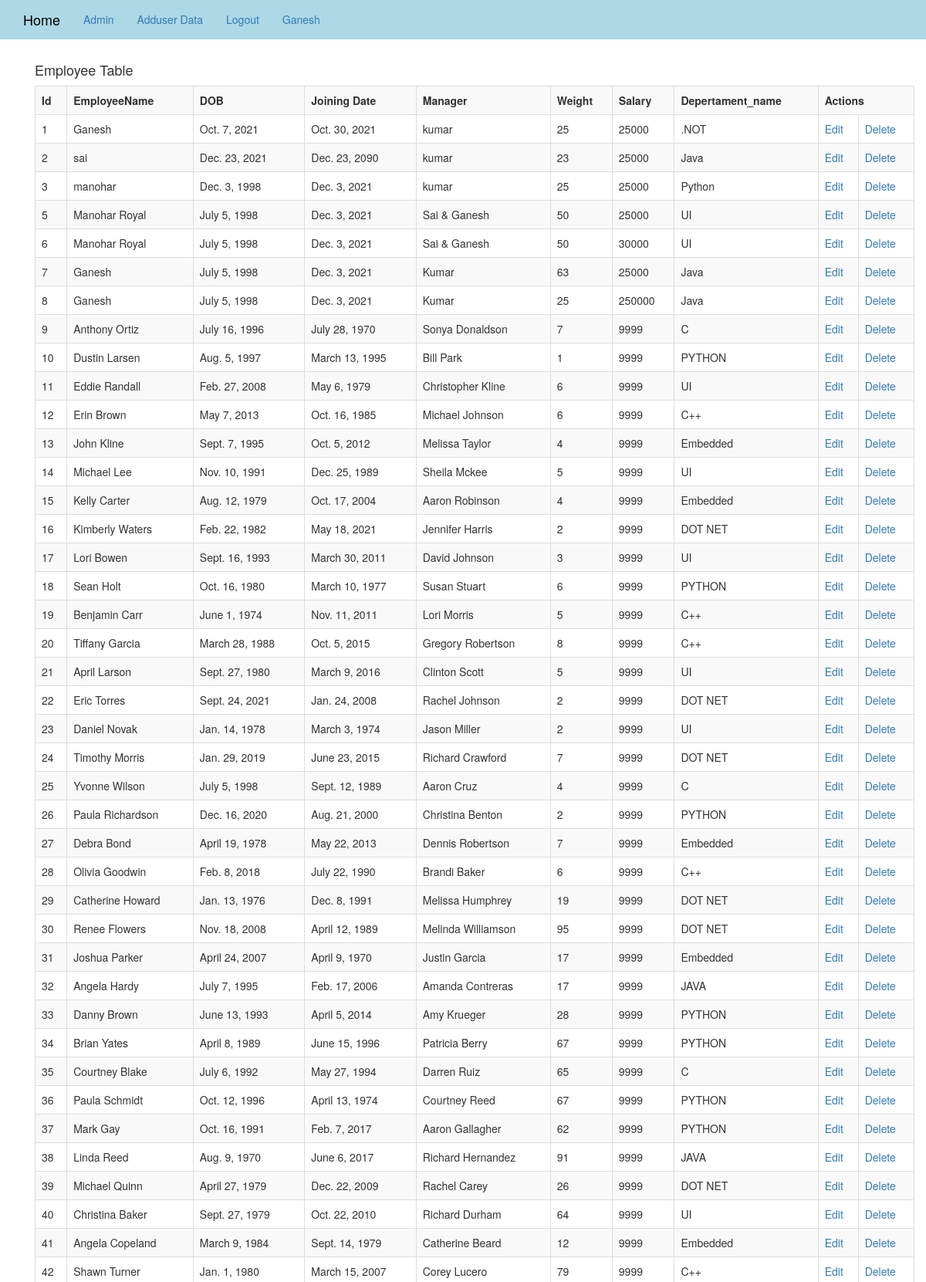
The app's page /list/ (signed in, upper part) with its own data.
### layout/models.py (models this page shows, shortened)
class Employee(models.Model):
    employee_name=models.CharField(max_length=250)
    dob=models.DateField()
    joining_date=models.DateField()
    manager=models.CharField(max_length=250)
    weight=models.IntegerField()
    salary=models.BigIntegerField()
    department=models.ForeignKey(Department,on_delete=models.CASCADE)
    city=models.CharField(max_length=250)

class Department(models.Model):
    department_name=models.CharField(max_length=50)
    def __str__(self):
        return self.department_name

### layout/views.py (the view)
# urls.py: path('list/',views.list,name='list'),
def list(request):
    emp=Employee.objects.all()
    dep=Department.objects.all()
    return render(request,'list.html',{'emp':emp,'dep':dep})

### Templates/list.html (shortened to what this page needs)
<!DOCTYPE html>
{% extends 'index.html' %}
{% block body_block %}
<div class="container">
    <h4 style=""text=-align:cnter;">Employee Table</h4>
    <table class="table table-striped table-bordered table-sm">
        <tr>
            <th>Id</th>
            <th>EmployeeName</th>
            <th>DOB</th>
            <th>Joining Date</th>
            <th>Manager</th>
            <th>Weight</th>
            <th>Salary</th>
            <th>Depertament_name</th>
            <th colspan="2">Actions</th>
        </tr>
        {% for i in emp %}
        <tr>
            <td>{{i.id}}</td>
            <td>{{i.employee_name}}</td>
            <td>{{i.dob}}</td>
            <td>{{i.joining_date}}</td>
            <td>{{i.manager}}</td>
            <td>{{i.weight}}</td>
            <td>{{i.salary}}</td>
            <td>{{i.department}}</td>
            <td><a href="{% url 'edit' i.id %}" >Edit</a></td>
            <td><a href="{% url 'delete' i.id %}">Delete</a></td>
        </tr>
        {% endfor %}
    </table>
</div>
{% endblock %}

### Templates/index.html (shortened to what this page needs)
{% load static %}
<!DOCTYPE html>
<html lang="en">
<head>
  <link rel="stylesheet" href="https://maxcdn.bootstrapcdn.com/bootstrap/3.3.7/css/bootstrap.min.css" />
  <link rel="stylesheet" href="https://cdnjs.cloudflare.com/ajax/libs/font-awesome/4.7.0/css/font-awesome.min.css">
    <link rel="stylesheet" href="https://stackpath.bootstrapcdn.com/bootstrap/3.4.1/css/bootstrap.min.css">
</head>
<body>
<nav class="navbar  navbar-custom navbar-static-top"  >
    <div class="container">
        <ul class="nav navbar-nav">
            <li><a class="navbar-brand" href="{% url 'main' %}">Home</a> </li>
            <li><a class="navbar-link"  href="{% url 'admin:index' %}">Admin</a></li>
            {% if user.is_authenticated %}
            <li><a class="navbar-link"  href="{% url 'adduser' %}">Adduser Data</a></li>
            {% endif %}
            {% if user.is_authenticated %}
            <li><a class="navabar-link" href="{% url 'user_logout' %}">Logout</a> </li>
            <li><a class="navbar-text-right"  href="{% url 'main' %}">{{user.username}}</a></li>
            {% else %}
             <li><a class="navbar-link"  href="{% url 'register' %}">Register</a></li>
            <li><a class="navbar-link" href="{% url 'login' %}">Login</a> </li>
            {% endif %}
        </ul>
    </div>
</nav>
<div class="container">
{% block body_block %}
{% endblock %}
</div>
</body>
</html>

### Templates/index.html (style rules this page uses)
.navbar-custom { background-color: lightblue; }
.navbar-custom .navbar-brand, .navbar-custom .navbar-text { color:black; }

### records on screen
Employee: id "1", employee_name "Ganesh", dob "Oct. 7, 2021", joining_date "Oct. 30, 2021", manager "kumar", weight "25", salary "25000", department ".NOT"
Employee: id "2", employee_name "sai", dob "Dec. 23, 2021", joining_date "Dec. 23, 2090", manager "kumar", weight "23", salary "25000", department "Java"
Employee: id "3", employee_name "manohar", dob "Dec. 3, 1998", joining_date "Dec. 3, 2021", manager "kumar", weight "25", salary "25000", department "Python"
Employee: id "5", employee_name "Manohar Royal", dob "July 5, 1998", joining_date "Dec. 3, 2021", manager "Sai & Ganesh", weight "50", salary "25000", department "UI"
Employee: id "6", employee_name "Manohar Royal", dob "July 5, 1998", joining_date "Dec. 3, 2021", manager "Sai & Ganesh", weight "50", salary "30000", department "UI"
Employee: id "7", employee_name "Ganesh", dob "July 5, 1998", joining_date "Dec. 3, 2021", manager "Kumar", weight "63", salary "25000", department "Java"
Employee: id "8", employee_name "Ganesh", dob "July 5, 1998", joining_date "Dec. 3, 2021", manager "Kumar", weight "25", salary "250000", department "Java"
Employee: id "9", employee_name "Anthony Ortiz", dob "July 16, 1996", joining_date "July 28, 1970", manager "Sonya Donaldson", weight "7", salary "9999", department "C"
Employee: id "10", employee_name "Dustin Larsen", dob "Aug. 5, 1997", joining_date "March 13, 1995", manager "Bill Park", weight "1", salary "9999", department "PYTHON"
Employee: id "11", employee_name "Eddie Randall", dob "Feb. 27, 2008", joining_date "May 6, 1979", manager "Christopher Kline", weight "6", salary "9999", department "UI"
Employee: id "12", employee_name "Erin Brown", dob "May 7, 2013", joining_date "Oct. 16, 1985", manager "Michael Johnson", weight "6", salary "9999", department "C++"
Employee: id "13", employee_name "John Kline", dob "Sept. 7, 1995", joining_date "Oct. 5, 2012", manager "Melissa Taylor", weight "4", salary "9999", department "Embedded"
Employee: id "14", employee_name "Michael Lee", dob "Nov. 10, 1991", joining_date "Dec. 25, 1989", manager "Sheila Mckee", weight "5", salary "9999", department "UI"
Employee: id "15", employee_name "Kelly Carter", dob "Aug. 12, 1979", joining_date "Oct. 17, 2004", manager "Aaron Robinson", weight "4", salary "9999", department "Embedded"
Employee: id "16", employee_name "Kimberly Waters", dob "Feb. 22, 1982", joining_date "May 18, 2021", manager "Jennifer Harris", weight "2", salary "9999", department "DOT NET"
Employee: id "17", employee_name "Lori Bowen", dob "Sept. 16, 1993", joining_date "March 30, 2011", manager "David Johnson", weight "3", salary "9999", department "UI"
Employee: id "18", employee_name "Sean Holt", dob "Oct. 16, 1980", joining_date "March 10, 1977", manager "Susan Stuart", weight "6", salary "9999", department "PYTHON"
Employee: id "19", employee_name "Benjamin Carr", dob "June 1, 1974", joining_date "Nov. 11, 2011", manager "Lori Morris", weight "5", salary "9999", department "C++"
Employee: id "20", employee_name "Tiffany Garcia", dob "March 28, 1988", joining_date "Oct. 5, 2015", manager "Gregory Robertson", weight "8", salary "9999", department "C++"
Employee: id "21", employee_name "April Larson", dob "Sept. 27, 1980", joining_date "March 9, 2016", manager "Clinton Scott", weight "5", salary "9999", department "UI"
Employee: id "22", employee_name "Eric Torres", dob "Sept. 24, 2021", joining_date "Jan. 24, 2008", manager "Rachel Johnson", weight "2", salary "9999", department "DOT NET"
Employee: id "23", employee_name "Daniel Novak", dob "Jan. 14, 1978", joining_date "March 3, 1974", manager "Jason Miller", weight "2", salary "9999", department "UI"
Employee: id "24", employee_name "Timothy Morris", dob "Jan. 29, 2019", joining_date "June 23, 2015", manager "Richard Crawford", weight "7", salary "9999", department "DOT NET"
Employee: id "25", employee_name "Yvonne Wilson", dob "July 5, 1998", joining_date "Sept. 12, 1989", manager "Aaron Cruz", weight "4", salary "9999", department "C"
Employee: id "26", employee_name "Paula Richardson", dob "Dec. 16, 2020", joining_date "Aug. 21, 2000", manager "Christina Benton", weight "2", salary "9999", department "PYTHON"
Employee: id "27", employee_name "Debra Bond", dob "April 19, 1978", joining_date "May 22, 2013", manager "Dennis Robertson", weight "7", salary "9999", department "Embedded"
Employee: id "28", employee_name "Olivia Goodwin", dob "Feb. 8, 2018", joining_date "July 22, 1990", manager "Brandi Baker", weight "6", salary "9999", department "C++"
Employee: id "29", employee_name "Catherine Howard", dob "Jan. 13, 1976", joining_date "Dec. 8, 1991", manager "Melissa Humphrey", weight "19", salary "9999", department "DOT NET"
Employee: id "30", employee_name "Renee Flowers", dob "Nov. 18, 2008", joining_date "April 12, 1989", manager "Melinda Williamson", weight "95", salary "9999", department "DOT NET"
Employee: id "31", employee_name "Joshua Parker", dob "April 24, 2007", joining_date "April 9, 1970", manager "Justin Garcia", weight "17", salary "9999", department "Embedded"
Employee: id "32", employee_name "Angela Hardy", dob "July 7, 1995", joining_date "Feb. 17, 2006", manager "Amanda Contreras", weight "17", salary "9999", department "JAVA"
Employee: id "33", employee_name "Danny Brown", dob "June 13, 1993", joining_date "April 5, 2014", manager "Amy Krueger", weight "28", salary "9999", department "PYTHON"
Employee: id "34", employee_name "Brian Yates", dob "April 8, 1989", joining_date "June 15, 1996", manager "Patricia Berry", weight "67", salary "9999", department "PYTHON"
Employee: id "35", employee_name "Courtney Blake", dob "July 6, 1992", joining_date "May 27, 1994", manager "Darren Ruiz", weight "65", salary "9999", department "C"
Employee: id "36", employee_name "Paula Schmidt", dob "Oct. 12, 1996", joining_date "April 13, 1974", manager "Courtney Reed", weight "67", salary "9999", department "PYTHON"
Employee: id "37", employee_name "Mark Gay", dob "Oct. 16, 1991", joining_date "Feb. 7, 2017", manager "Aaron Gallagher", weight "62", salary "9999", department "PYTHON"
Employee: id "38", employee_name "Linda Reed", dob "Aug. 9, 1970", joining_date "June 6, 2017", manager "Richard Hernandez", weight "91", salary "9999", department "JAVA"
Employee: id "39", employee_name "Michael Quinn", dob "April 27, 1979", joining_date "Dec. 22, 2009", manager "Rachel Carey", weight "26", salary "9999", department "DOT NET"
Employee: id "40", employee_name "Christina Baker", dob "Sept. 27, 1979", joining_date "Oct. 22, 2010", manager "Richard Durham", weight "64", salary "9999", department "UI"
Employee: id "41", employee_name "Angela Copeland", dob "March 9, 1984", joining_date "Sept. 14, 1979", manager "Catherine Beard", weight "12", salary "9999", department "Embedded"
Employee: id "42", employee_name "Shawn Turner", dob "Jan. 1, 1980", joining_date "March 15, 2007", manager "Corey Lucero", weight "79", salary "9999", department "C++"

### other values on screen
{{ user.username }} "Ganesh"
